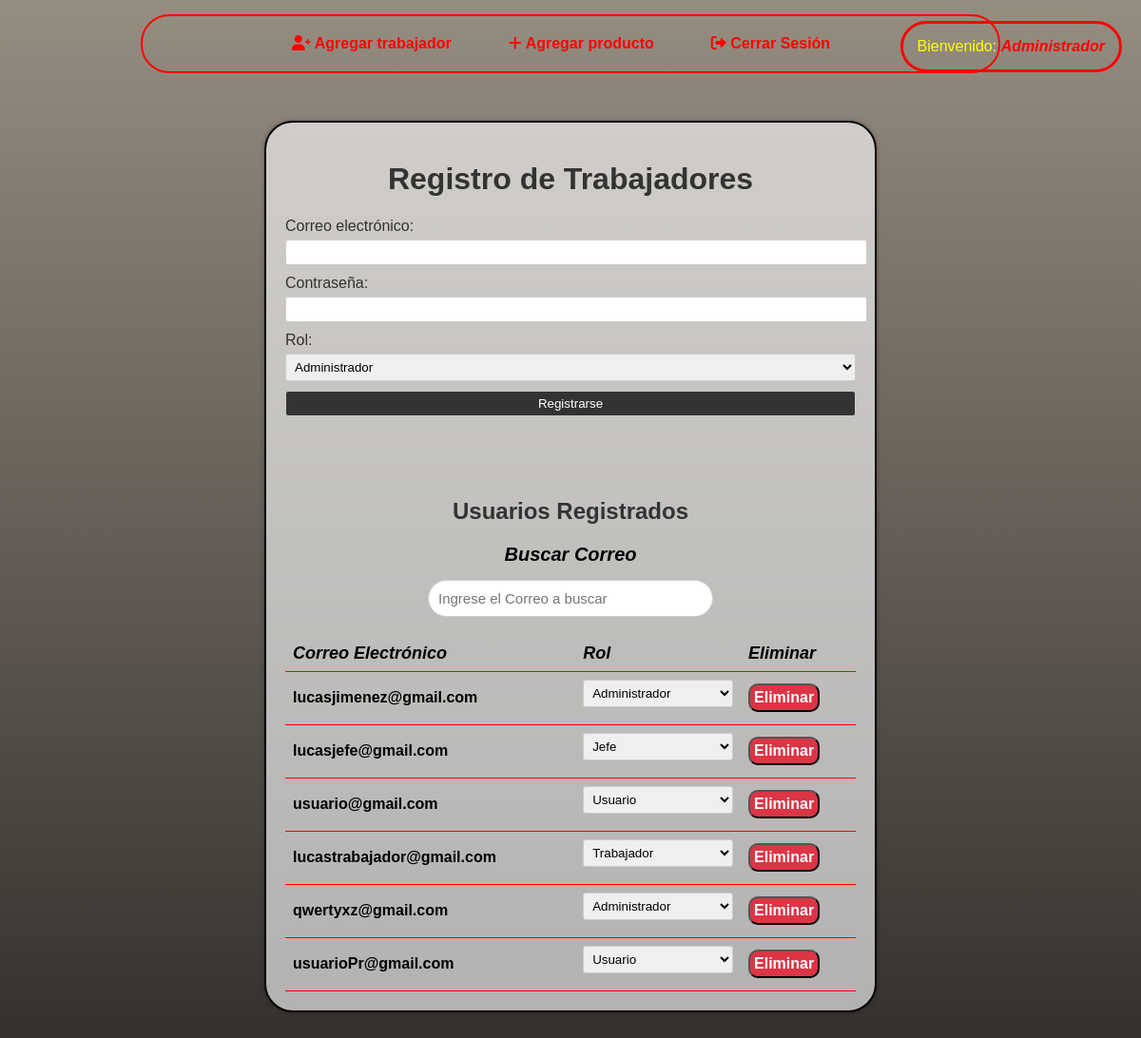
Screenshot of /administracion/panelAdministrador.php (signed in) with the database file from the repository.
### tables this page shows
CREATE TABLE `usuarios` (
  `idUsuario` int(11) NOT NULL,
  `correoUsuario` varchar(250) NOT NULL,
  `passUsuario` varchar(250) NOT NULL,
  `ID_Rol` int(11) NOT NULL
);

### conexiones/Conexion.php (called while the page is built, shortened)
<?php
class Conexion extends PDO
{
    public function obtenerUsuarios()
    {
        $sql = "SELECT * FROM usuarios";
        $consulta = $this->prepare($sql);
        $consulta->execute();
        return $consulta->fetchAll(PDO::FETCH_ASSOC);
    }
}

### administracion/panelAdministrador.php (the view, shortened to what this page needs)
<?php
include 'navAdministracion.php';
require_once "../conexiones/Conexion.php";
$conexion = new Conexion();
$usuarios = $conexion->obtenerUsuarios();
?>
<!DOCTYPE html>
<html lang="en">
<head>
    <link rel="stylesheet" href="../estilos/stylesAdm.css">
</head>
<body>
    <div class="contenedor">
        <h1 class="titulo">Registro de Trabajadores</h1>
        <form action="panelAdministrador.php" method="POST" onsubmit="return validarFormularioRegistroAdmin()">
            <label for="correo">Correo electrónico:</label>
            <input type="email" name="correo" id="correo" required>
            <br>
            <label for="contrasena">Contraseña:</label>
            <input type="password" name="contrasena" id="contrasena" required>
            <br>
            <label for="rol">Rol:</label>
            <select name="rol" id="rol" required>
                <option value="1">Administrador</option>
            </select>
            <br>
            <input type="submit" value="Registrarse">
        </form>
        <br>
        <br>
        <h2 class="titulo-registrados">Usuarios Registrados</h2>
        <div id="buscador">
            <label for="buscar" id="titulo-buscar">Buscar Correo</label>
            <input type="search" name="buscar" id="buscar" placeholder="Ingrese el Correo a buscar">
        </div>
        <table class="tabla-principal">
            <thead>
                <tr>
                    <th>Correo Electrónico</th>
                    <th>Rol</th>
                    <th>Eliminar</th>
                </tr>
            </thead>
            <tbody>
                <?php foreach ($usuarios as $usuario) { ?>
                    <tr id="fila-<?php echo $usuario['correoUsuario']; ?>" class="correoUsuario">
                        <td>
                            <?php echo $usuario['correoUsuario']; ?>
                        </td>
                        <td data-correo="<?php echo $usuario['correoUsuario']; ?>">
                            <select onchange="actualizarRol('<?php echo $usuario['correoUsuario']; ?>', this.value)">
                                <option value="1" <?php if ($usuario['ID_Rol'] == "1") echo 'selected'; ?>>Administrador</option>
                                <option value="3" <?php if ($usuario['ID_Rol'] == "3") echo 'selected'; ?>>Jefe</option>
                                <option value="2" <?php if ($usuario['ID_Rol'] == "2") echo 'selected'; ?>>Trabajador</option>
                                <option value="4" <?php if ($usuario['ID_Rol'] == "4") echo 'selected'; ?>>Usuario</option>
                            </select>
                        </td>
                        <td>
                            <button type="button" class="button-eliminar" onclick="eliminarUsuario('<?php echo $usuario['correoUsuario']; ?>')">Eliminar</button>
                        </td>
                    </tr>
                <?php } ?>
            </tbody>
        </table>
    </div>
</body>
</html>

### administracion/navAdministracion.php (shortened to what this page needs)
<?php
    function mostrar_menu($rol) {
        if ($rol == "Administrador") {
            echo '
                <ul>
                    <a href="#"><img id="pishiLogo" src="../iconos/iconpishi" alt=""></a>
                    <li><a href="panelAdministrador.php"><i class="fas fa-user-plus"></i> Agregar trabajador</a></li>
                    <li><a href="panelTrabajador.php"><i class="fas fa-plus"></i> Agregar producto</a></li>
                    <li><a href="../cerrarsesion.php"><i class="fas fa-sign-out-alt"></i> Cerrar Sesión</a></li>
                    <li class="rango">Bienvenido: <span>Administrador</span></li>
                </ul>
            ';
        }
    }
?>
<!DOCTYPE html>
<html>
<head>
    <link rel="stylesheet" href="../estilos/styles2.css">
    <link rel="stylesheet" href="../estilos/stylesAdm.css">
    <link rel="stylesheet" href="https://cdnjs.cloudflare.com/ajax/libs/font-awesome/6.0.0-beta2/css/all.min.css">
</head>
<body>
    <div class="navbar">
        <?php mostrar_menu($_SESSION['Puesto']); ?>
    </div>
</body>
</html>

### estilos/styles2.css (style rules this page uses)
body { background-color: antiquewhite; }

### estilos/stylesAdm.css (style rules this page uses)
body { background-attachment: fixed; margin: 0; background-size: 100%; background-image: linear-gradient(rgba(0, 0, 0, 0.4), rgba(0, 0, 0, 0.8)), url(../fondos/fondoadmin.jpg); color: white; font-family: Arial, Helvetica, sans-serif; }
.navbar { padding: 20px; padding-left: 50px; padding-right: 50px; border-radius: 30px; border: 2px solid rgb(255, 0, 0); width: 800px; margin: 15px auto; }
.navbar ul { list-style-type: none; margin: 0; padding: 0; display: flex; justify-content: center; }
.navbar li { margin-right: 20px; }
.navbar li a { text-decoration: none; color: rgb(255, 0, 0); font-weight: bold; padding: 10px 20px; border-radius: 5px; transition: background-color 0.3s ease; }
.contenedor { max-width: 600px; margin: 50px auto; padding: 20px; background-color: rgba(242, 242, 242, 0.671); box-shadow: 0 0 5px rgba(0, 0, 0, 0.3); color: black; border: 2px solid black; border-radius: 30px; }
.titulo { text-align: center; color: #333333; }
form { margin-bottom: 20px; }
label { display: block; margin-bottom: 5px; color: #333333; }
input,select { width: 100%; padding: 5px; margin-bottom: 10px; border: 1px solid #cccccc; border-radius: 3px; }
input[type="submit"] { background-color: #333333; color: #ffffff; cursor: pointer; }
.titulo-registrados { color: #333333; text-align: center; }
#buscador { width: 600px; margin: 0 auto; text-align: center; }
#titulo-buscar { font-size: 20px !important; font-weight: 600; font-style: italic; color: black; }
#buscar { width: 300px; margin: 10px auto; font-size: 15px; margin-bottom: 20px; border-radius: 20px; padding: 10px; }
.tabla-principal { width: 100%; border-collapse: collapse; }
.tabla-principal th { font-size: 18px; font-weight: 600px; font-style: italic; border-bottom: 3px solid red !important; }
.tabla-principal th,.tabla-principal td { padding: 8px; text-align: left; font-weight: 600; border-bottom: 1px solid #ff0000 !important; }
table.tabla-principal { width: 100%; border-collapse: collapse; }
table.tabla-principal th, table.tabla-principal td { padding: 8px; text-align: left; border-bottom: 1px solid #cccccc; }
.rango { color: yellow !important; position: absolute; top: 2%; right: 0; padding: 15px; border: 3px solid red; border-radius: 30px; }
.rango span { color: red; font-weight: 600; font-style: italic; }
.button-eliminar { padding: 4px; border-radius: 10px; text-align: center; font-weight: 600; font-size: 16px; background-color: #dc3545 ; color: white; }

### rows the page displays
usuarios: correoUsuario "lucasjimenez@gmail.com", ID_Rol+correoUsuario "Administrador"
usuarios: correoUsuario "lucasjefe@gmail.com", ID_Rol+correoUsuario "Jefe"
usuarios: correoUsuario "usuario@gmail.com", ID_Rol+correoUsuario "Usuario"
usuarios: correoUsuario "lucastrabajador@gmail.com", ID_Rol+correoUsuario "Trabajador"
usuarios: correoUsuario "qwertyxz@gmail.com", ID_Rol+correoUsuario "Administrador"
usuarios: correoUsuario "usuarioPr@gmail.com", ID_Rol+correoUsuario "Usuario"
